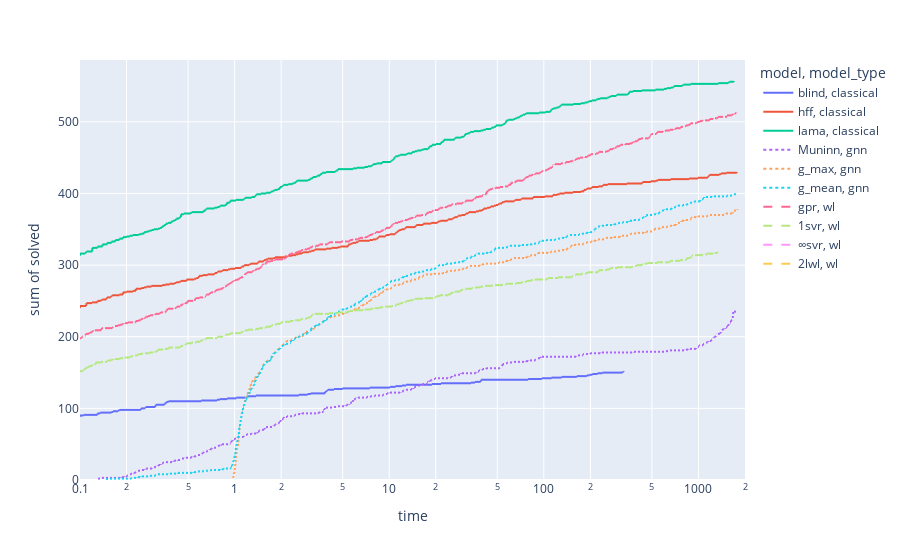

This figure's notebook cell:
### Markdown cell above
### Cumulative runtime

### Code cell
fig = px.ecdf(
    WHOLE_DF,
    x="time",
    y="solved",
    color="model",
    line_dash="model_type",
    ecdfnorm=None,
    log_x=True,
    range_x=(1e-1, 2000),
)
fig.show()
fig.write_html("px/cumulative_runtime.html")

### Figure 1 — Plotly figure (JSON) as saved in the notebook; plotly's stock layout.template omitted (floating-point values rounded to 4 significant figures; data arrays with more than 128 entries replaced by an {"elided": "..."} marker saying what was removed)
{"data": [{"hovertemplate": "model=blind<br>model_type=classical<br>time=%{x}<br>sum of solved=%{y}<extra></extra>", "legendgroup": "blind, classical", "line": {"dash": "solid", "shape": "hv"}, "marker": {"color": "#636efa", "symbol": "circle"}, "mode": "lines", "name": "blind, classical", "showlegend": true, "type": "scattergl", "x": {"elided": "900 float values"}, "xaxis": "x", "y": {"elided": "900 int values"}, "yaxis": "y"}, {"hovertemplate": "model=hff<br>model_type=classical<br>time=%{x}<br>sum of solved=%{y}<extra></extra>", "legendgroup": "hff, classical", "line": {"dash": "solid", "shape": "hv"}, "marker": {"color": "#EF553B", "symbol": "circle"}, "mode": "lines", "name": "hff, classical", "showlegend": true, "type": "scattergl", "x": {"elided": "900 float values"}, "xaxis": "x", "y": {"elided": "900 int values"}, "yaxis": "y"}, {"hovertemplate": "model=lama<br>model_type=classical<br>time=%{x}<br>sum of solved=%{y}<extra></extra>", "legendgroup": "lama, classical", "line": {"dash": "solid", "shape": "hv"}, "marker": {"color": "#00cc96", "symbol": "circle"}, "mode": "lines", "name": "lama, classical", "showlegend": true, "type": "scattergl", "x": {"elided": "900 float values"}, "xaxis": "x", "y": {"elided": "900 int values"}, "yaxis": "y"}, {"hovertemplate": "model=Muninn<br>model_type=gnn<br>time=%{x}<br>sum of solved=%{y}<extra></extra>", "legendgroup": "Muninn, gnn", "line": {"dash": "dot", "shape": "hv"}, "marker": {"color": "#ab63fa", "symbol": "circle"}, "mode": "lines", "name": "Muninn, gnn", "showlegend": true, "type": "scattergl", "x": {"elided": "900 float values"}, "xaxis": "x", "y": {"elided": "900 int values"}, "yaxis": "y"}, {"hovertemplate": "model=g_max<br>model_type=gnn<br>time=%{x}<br>sum of solved=%{y}<extra></extra>", "legendgroup": "g_max, gnn", "line": {"dash": "dot", "shape": "hv"}, "marker": {"color": "#FFA15A", "symbol": "circle"}, "mode": "lines", "name": "g_max, gnn", "showlegend": true, "type": "scattergl", "x": {"elided": "900 float values"}, "xaxis": "x", "y": {"elided": "900 int values"}, "yaxis": "y"}, {"hovertemplate": "model=g_mean<br>model_type=gnn<br>time=%{x}<br>sum of solved=%{y}<extra></extra>", "legendgroup": "g_mean, gnn", "line": {"dash": "dot", "shape": "hv"}, "marker": {"color": "#19d3f3", "symbol": "circle"}, "mode": "lines", "name": "g_mean, gnn", "showlegend": true, "type": "scattergl", "x": {"elided": "900 float values"}, "xaxis": "x", "y": {"elided": "900 int values"}, "yaxis": "y"}, {"hovertemplate": "model=gpr<br>model_type=wl<br>time=%{x}<br>sum of solved=%{y}<extra></extra>", "legendgroup": "gpr, wl", "line": {"dash": "dash", "shape": "hv"}, "marker": {"color": "#FF6692", "symbol": "circle"}, "mode": "lines", "name": "gpr, wl", "showlegend": true, "type": "scattergl", "x": {"elided": "900 float values"}, "xaxis": "x", "y": {"elided": "900 int values"}, "yaxis": "y"}, {"hovertemplate": "model=1svr<br>model_type=wl<br>time=%{x}<br>sum of solved=%{y}<extra></extra>", "legendgroup": "1svr, wl", "line": {"dash": "dash", "shape": "hv"}, "marker": {"color": "#B6E880", "symbol": "circle"}, "mode": "lines", "name": "1svr, wl", "showlegend": true, "type": "scattergl", "x": {"elided": "900 float values"}, "xaxis": "x", "y": {"elided": "900 int values"}, "yaxis": "y"}, {"hovertemplate": "model=∞svr<br>model_type=wl<br>time=%{x}<br>sum of solved=%{y}<extra></extra>", "legendgroup": "∞svr, wl", "line": {"dash": "dash", "shape": "hv"}, "marker": {"color": "#FF97FF", "symbol": "circle"}, "mode": "lines", "name": "∞svr, wl", "showlegend": true, "type": "scattergl", "x": {"elided": "900 int values"}, "xaxis": "x", "y": {"elided": "900 int values"}, "yaxis": "y"}, {"hovertemplate": "model=2lwl<br>model_type=wl<br>time=%{x}<br>sum of solved=%{y}<extra></extra>", "legendgroup": "2lwl, wl", "line": {"dash": "dash", "shape": "hv"}, "marker": {"color": "#FECB52", "symbol": "circle"}, "mode": "lines", "name": "2lwl, wl", "showlegend": true, "type": "scattergl", "x": {"elided": "900 int values"}, "xaxis": "x", "y": {"elided": "900 int values"}, "yaxis": "y"}], "layout": {"legend": {"title": {"text": "model, model_type"}, "tracegroupgap": 0}, "margin": {"t": 60}, "xaxis": {"anchor": "y", "domain": [0, 1], "range": [-1.0, 3.301], "title": {"text": "time"}, "type": "log"}, "yaxis": {"anchor": "x", "domain": [0, 1], "rangemode": "tozero", "title": {"text": "sum of solved"}}}}
